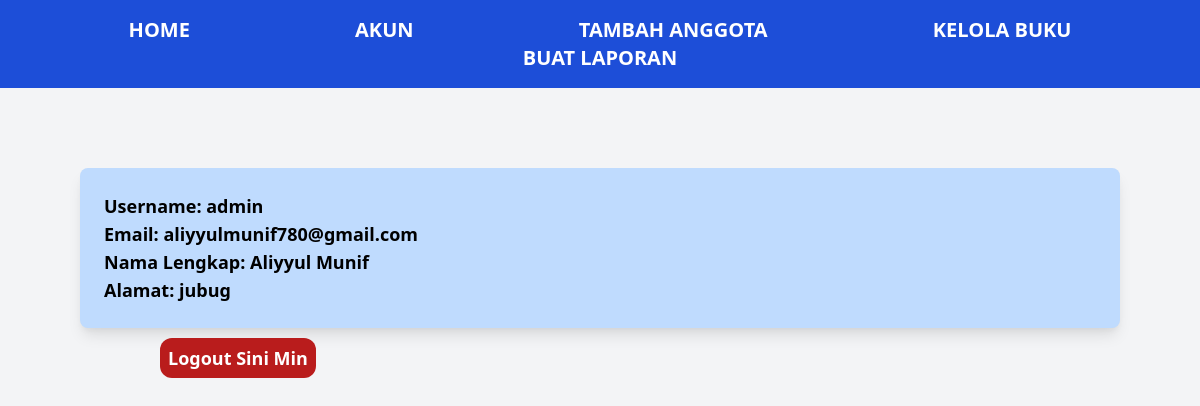
/admin/akun.php (signed in), run on the app's committed database.
### tables this page shows
CREATE TABLE `user` (
  `id` int(11) NOT NULL,
  `username` varchar(225) NOT NULL,
  `password` varchar(225) NOT NULL,
  `email` varchar(225) NOT NULL,
  `nama` varchar(225) NOT NULL,
  `alamat` text NOT NULL,
  `role` enum('admin','petugas','peminjam') NOT NULL
);

### admin/akun.php (the view, shortened to what this page needs)
<?php
include "../db/db.php";
include "../include/headeradmin.php";
$iduser = $_SESSION['admin_id'];
$ambil = "SELECT * FROM user WHERE id='$iduser'";
$wadah = mysqli_query($kon, $ambil);
$akun = mysqli_fetch_assoc($wadah);
?>
<body>
    <div class="bg-blue-200 p-6 rounded-lg shadow-lg aspect-w-3 aspect-h-4 mx-20 mt-20">
        <h1 class="text-lg font-bold">Username: <?= $akun['username']; ?></h1>
        <h1 class="text-lg font-bold">Email: <?= $akun['email']; ?></h1>
        <h1 class="text-lg font-bold">Nama Lengkap: <?= $akun['nama']; ?></h1>
        <h1 class="text-lg font-bold">Alamat: <?= $akun['alamat']; ?></h1>
    </div>
    <div class="ml-40 mt-4">
        <a href="logout.php?id_user=<?= $akun['id']; ?>" class="text-lg font-bold bg-red-700 text-white px-2 py-2 rounded-xl">Logout Sini Min</a>
    </div>
</body>
</html>

### data on the page
user: username "admin", email "aliyyulmunif780@gmail.com", nama "Aliyyul Munif", alamat "jubug"
